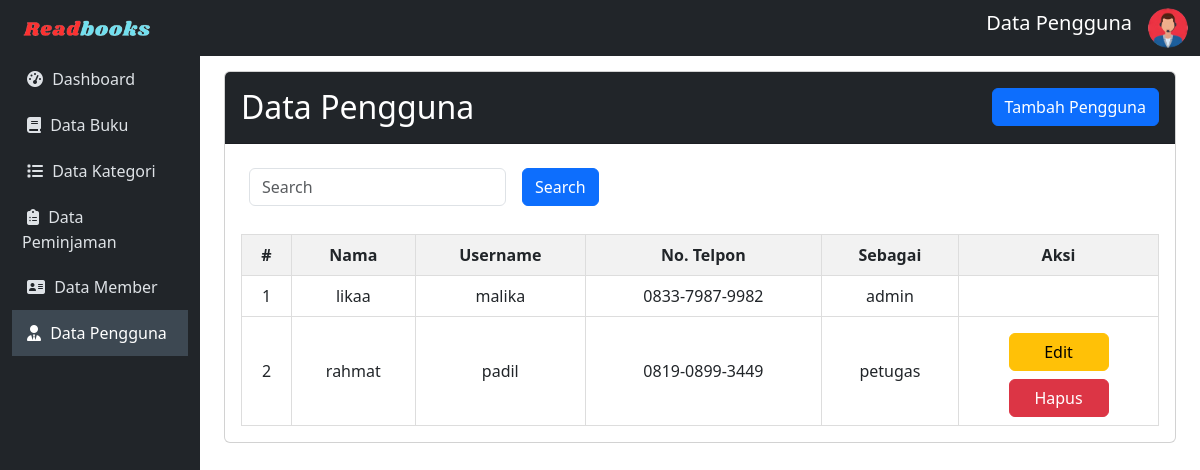
Screenshot of /admin/akun/pengguna.php with the database file from the repository.
### tables this page shows
CREATE TABLE `user` (
  `id` int(10) NOT NULL,
  `nama` varchar(50) NOT NULL,
  `username` varchar(50) NOT NULL,
  `password` varchar(50) NOT NULL,
  `no_telp` varchar(50) NOT NULL,
  `sebagai` varchar(50) NOT NULL
);

### config/config.php (called while the page is built, shortened)
<?php
$host = "127.0.0.1";
$username = "root";
$password = "";
$database_name = "ukk_alika";
$connection = mysqli_connect($host, $username, $password, $database_name);
function queryReadData($dataKategori)
{
  global $connection;
  $result = mysqli_query($connection, $dataKategori);
  $items = [];
  while ($item = mysqli_fetch_assoc($result)) {
    $items[] = $item;
  }
  return $items;
}
?>

### admin/akun/pengguna.php (the view, shortened to what this page needs)
<?php
include "../../config/config.php";
$datapengguna = queryReadData("SELECT * FROM user order by sebagai, nama ASC");
?>
<!DOCTYPE html>
<html lang="en">
<head>
    <link href="https://cdn.jsdelivr.net/npm/bootstrap@5.3.2/dist/css/bootstrap.min.css" rel="stylesheet">
</head>
<body>
    <nav class="navbar navbar-expand-lg navbar-dark sticky-top">
        <div class="container-fluid">
            <a class="navbar-brand" href="index.php"><img src="../../assets/readbook.png" width="150px"></a>
            <div class="collapse navbar-collapse" id="mynavbar">
                <ul class="navbar-nav ms-auto">
                    <li class="nav-item">
                        <span class="navbar-brand text-center">Data Pengguna</span>
                    </li>
                    <li class="nav-item">
                        <i id="profile-icon" class="bi bi-person-circle text-light" data-bs-toggle="dropdown">
                            <img src="../../assets/adminLogo.png" alt="Avatar Logo" style="width:40px;" class="rounded-pill"></i>
                    </li>
                </ul>
            </div>
        </div>
    </nav>
    <div class="container-fluid">
        <div class="row">
            <nav id="sidebar" class="col-md-3 col-lg-2 d-md-block position-fixed vh-100">
                <div class="position-sticky">
                    <ul class="nav flex-column">
                        <li class="nav-item">
                            <a class="nav-link" href="../index.php">
                               <i class="fa fa-dashboard" style="margin: 5px;"></i>
                                Dashboard
                            </a>
                        </li>
                        <li class="nav-item">
                            <a class="nav-link" href="../buku/data-buku.php">
                            <i class="fa fa-book" style="margin: 5px;"></i>
                                Data Buku
                            </a>
                        </li>
                        <li class="nav-item">
                            <a class="nav-link" href="../kategori/data-kategori.php">
                            <i class="fa fa-list" style="margin: 5px;"></i>
                                Data Kategori
                            </a>
                        </li>
                        <li class="nav-item">
                            <a class="nav-link" href="../peminjaman/data-peminjaman.php">
                            <i class="fas fa-clipboard-list" style="margin: 5px;"></i>
                                Data Peminjaman
                            </a>
                        </li>
                        <li class="nav-item">
                            <a class="nav-link" href="../member/data-member.php">
                            <i class="fa fa-address-card" style="margin: 5px;"></i>
                                Data Member
                            </a>
                        </li>
                        <li class="nav-item">
                            <a class="nav-link active" href="pengguna.php">
                            <i class="fas fa-user-tie" style="margin: 5px;"></i>
                                Data Pengguna
                            </a>
                        </li>
                    </ul>
                </div>
            </nav>
            <main id="content" class="col-md-9 ms-sm-auto col-lg-10 px-md-4">
                <div class="card">
                <div class="card-header bg-dark text-white">
                        <h2 class="mt-2">Data Pengguna
                            <button type="button" class="btn btn-primary" data-bs-toggle="modal" data-bs-target="#myModal" style="float: right;">
                                Tambah Pengguna
                            </button>
                        </h2>
                    </div>
                    <div class="card-body scrollable-card">
                        <form class="d-flex" action="" method="post">
                            <div style="display: flex;">
                                <input class="form-control m-2" type="text" name="keyword" id="keyword" placeholder="Search">
                                <button class="btn btn-primary m-2" type="submit" name="search">Search</button>
                            </div>
                        </form>
                        <table>
                            <thead>
                                <tr>
                                    <th style="width:50px;">#</th>
                                    <th>Nama</th>
                                    <th>Username</th>
                                    <th>No. Telpon</th>
                                    <th>Sebagai</th>
                                    <th style="width:200px;">Aksi</th>
                                </tr>
                            </thead>
                            <tbody>
                                <?php
                                $no = 1;
                                foreach ($datapengguna as $item) :
                                ?>
                                    <tr>
                                        <td style="width:50px;"><?= $no++; ?></td>
                                        <td><?= $item['nama']; ?></td>
                                        <td><?= $item['username']; ?></td>
                                        <td><?= $item['no_telp']; ?></td>
                                        <td><?= $item['sebagai']; ?></td>
                                        <td style="width:200px;">
                                            <?php
                                            if ($item['id'] !== '1') {
                                            ?>
                                                <a href="editAkun.php?id=<?= $item['id']; ?>" class="btn btn-warning mt-2" style="width:100px;">Edit</a>
                                                <a href="deleteAkun.php?id=<?= $item['id']; ?>" class="btn btn-danger mt-2" style="width:100px;" onclick="return confirm('Apakah Pengguna dengan Nama <?= $item['nama']; ?> ingin anda hapus?');">Hapus</a>
                                            <?php
                                            }
                                            ?>
                                        </td>
                                    </tr>
                                <?php endforeach; ?>
                            </tbody>
                        </table>
                    </div>
                </div>
            </main>
        </div>
    </div>
</body>
</html>

### admin/akun/pengguna.php (style rules this page uses)
body { font-family: 'Segoe UI', Tahoma, Geneva, Verdana, sans-serif; }
#sidebar { background-color: #212529; color: #fff; }
#content { transition: margin-left 0.5s; padding: 15px; }
.navbar { background-color: #212529; }
.navbar-brand { color: #fff; }
.nav-link { padding: 10px; text-decoration: none; color: #dee2e6; transition: background-color 0.3s, color 0.3s; }
.nav-link.active { background-color: #3d4852; color: #fff; }
table { width: 100%; border-collapse: collapse; margin-top: 20px; }
th, td { border: 1px solid #ddd; padding: 8px; text-align: center; }
th { background-color: #f2f2f2; }
.scrollable-card { max-height: 460px; overflow-y: auto; }

### rows the page displays
user: nama "likaa", username "malika", no_telp "0833-7987-9982", sebagai "admin"
user: nama "rahmat", username "padil", no_telp "0819-0899-3449", sebagai "petugas"
